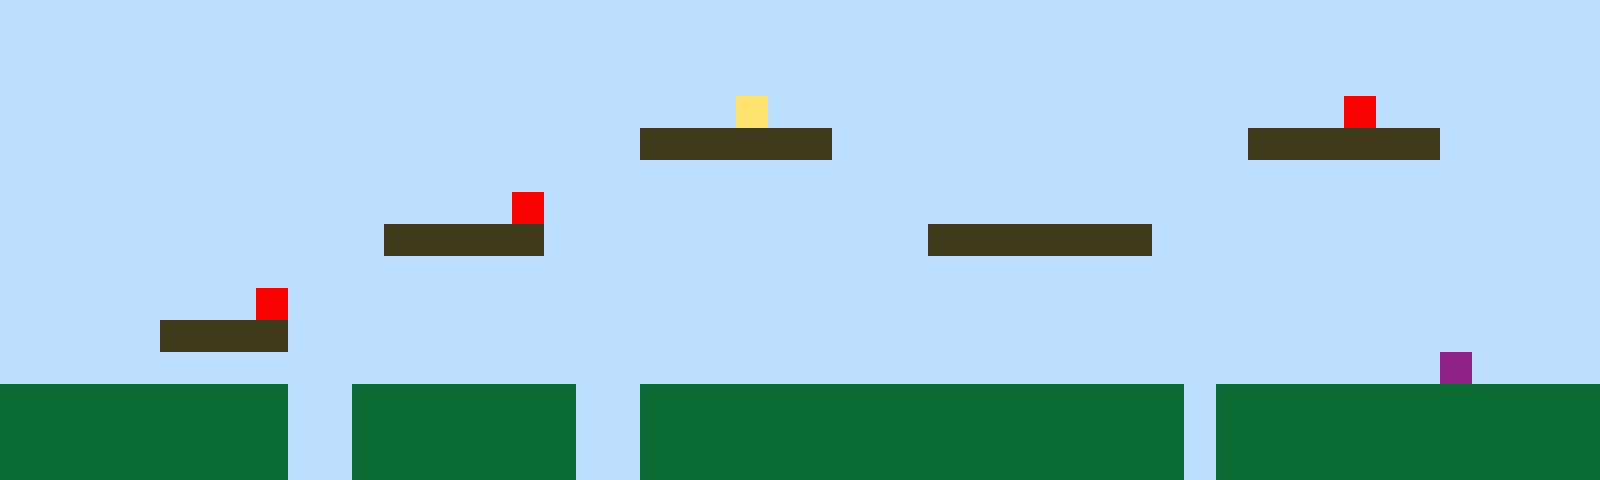

Rendered tile map (Tiled .tmx) drawn with the repository's tilesets; below, a short description and the full map source, tile grids included:
An orthogonal 50x15 tile map with 32x32 px tiles, 1 tile layer (Tile Layer 1).

<map version="1.10" tiledversion="1.11.2" orientation="orthogonal" renderorder="right-up" width="50" height="15" tilewidth="32" tileheight="32" infinite="0" nextlayerid="2" nextobjectid="1"><editorsettings><export target="map1.csv" format="csv" /></editorsettings><tileset firstgid="1" name="sprites" tilewidth="32" tileheight="32" tilecount="6" columns="3"><image source="sprites.png" width="96" height="64" /></tileset><layer id="1" name="Tile Layer 1" width="50" height="15"><data encoding="csv">1,1,1,1,1,1,1,1,1,1,1,1,1,1,1,1,1,1,1,1,1,1,1,1,1,1,1,1,1,1,1,1,1,1,1,1,1,1,1,1,1,1,1,1,1,1,1,1,1,1,1,1,1,1,1,1,1,1,1,1,1,1,1,1,1,1,1,1,1,1,1,1,1,1,1,1,1,1,1,1,1,1,1,1,1,1,1,1,1,1,1,1,1,1,1,1,1,1,1,1,1,1,1,1,1,1,1,1,1,1,1,1,1,1,1,1,1,1,1,1,1,1,1,1,1,1,1,1,1,1,1,1,1,1,1,1,1,1,1,1,1,1,1,1,1,1,1,1,1,1,1,1,1,1,1,1,1,1,1,1,1,1,1,1,1,1,1,1,1,1,1,1,1,4,1,1,1,1,1,1,1,1,1,1,1,1,1,1,1,1,1,1,5,1,1,1,1,1,1,1,1,1,1,1,1,1,1,1,1,1,1,1,1,1,1,1,1,1,1,1,3,3,3,3,3,3,1,1,1,1,1,1,1,1,1,1,1,1,1,3,3,3,3,3,3,1,1,1,1,1,1,1,1,1,1,1,1,1,1,1,1,1,1,1,1,1,1,1,1,1,1,1,1,1,1,1,1,1,1,1,1,1,1,1,1,1,1,1,1,1,1,1,1,1,1,1,1,1,1,1,1,1,1,1,1,1,1,1,1,1,1,1,1,1,1,1,5,1,1,1,1,1,1,1,1,1,1,1,1,1,1,1,1,1,1,1,1,1,1,1,1,1,1,1,1,1,1,1,1,1,1,1,1,1,1,1,1,1,1,1,1,1,3,3,3,3,3,1,1,1,1,1,1,1,1,1,1,1,1,3,3,3,3,3,3,3,1,1,1,1,1,1,1,1,1,1,1,1,1,1,1,1,1,1,1,1,1,1,1,1,1,1,1,1,1,1,1,1,1,1,1,1,1,1,1,1,1,1,1,1,1,1,1,1,1,1,1,1,1,1,1,1,1,1,1,1,1,1,1,1,1,1,1,1,1,1,1,1,5,1,1,1,1,1,1,1,1,1,1,1,1,1,1,1,1,1,1,1,1,1,1,1,1,1,1,1,1,1,1,1,1,1,1,1,1,1,1,1,1,1,1,1,1,1,1,3,3,3,3,1,1,1,1,1,1,1,1,1,1,1,1,1,1,1,1,1,1,1,1,1,1,1,1,1,1,1,1,1,1,1,1,1,1,1,1,1,1,1,1,1,1,1,1,1,1,1,1,1,1,1,1,1,1,1,1,1,1,1,1,1,1,1,1,1,1,1,1,1,1,1,1,1,1,1,1,1,1,1,1,1,1,1,1,1,1,6,1,1,1,1,2,2,2,2,2,2,2,2,2,1,1,2,2,2,2,2,2,2,1,1,2,2,2,2,2,2,2,2,2,2,2,2,2,2,2,2,2,1,2,2,2,2,2,2,2,2,2,2,2,2,2,2,2,2,2,2,2,2,2,1,1,2,2,2,2,2,2,2,1,1,2,2,2,2,2,2,2,2,2,2,2,2,2,2,2,2,2,1,2,2,2,2,2,2,2,2,2,2,2,2,2,2,2,2,2,2,2,2,2,1,1,2,2,2,2,2,2,2,1,1,2,2,2,2,2,2,2,2,2,2,2,2,2,2,2,2,2,1,2,2,2,2,2,2,2,2,2,2,2,2</data></layer></map>
